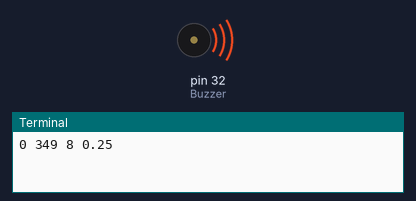
The program below on a simulated Raspberry Pi (header pin numbers). Shown: buzzer (waves = sounding), the last lines printed to the terminal. At 47.0 s the program stops and its outputs stay as they are.

Above: at 0.1 s.
At 39.1 s:
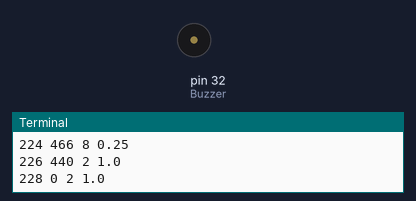
Timing chart, 0 to 40.0 s (numbered marks = the images above):
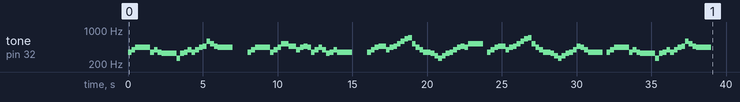

Measured:
- by itself, tone on pin 32 (Buzzer): plays 349 Hz for 0.25 s, 392 Hz for 0.25 s, 440 Hz for 1.0 s, 349 Hz for 0.25 s, 392 Hz for 0.25 s, 349 Hz for 0.25 s … (110 notes in this stretch)

The program:

raya.py
```python
#!/usr/bin/env python3
import RPi.GPIO as GPIO
import time

Buzzer = 32 #Define the pin of the buzzer

GPIO.setwarnings(False) #Ignore warning

REST = 0
NOTE_C4 = 262
NOTE_D4 = 294
NOTE_E4 = 330
NOTE_F4 = 349
NOTE_G4 = 392
NOTE_A4 = 440
NOTE_AS4 = 466
NOTE_B4 = 494

NOTE_C5 = 523
NOTE_D5 = 587
NOTE_E5 = 659
NOTE_F5 = 698
NOTE_G5 = 784
NOTE_A5 = 880
NOTE_B5 = 988

raya_song = [
  NOTE_F4, 8, NOTE_G4, 8, NOTE_A4, 2, NOTE_F4, 8, NOTE_G4, 8, NOTE_F4, 8, NOTE_E4, 2, NOTE_C4, 8,
  NOTE_E4, 8, NOTE_F4, 8, NOTE_G4, 8, NOTE_F4, 8, NOTE_G4, 8, NOTE_A4, 8, NOTE_AS4, 8, NOTE_D5, 8,
  NOTE_C5, 8, NOTE_AS4, 8, NOTE_A4, 2, REST, 2, NOTE_F4, 8, NOTE_G4, 8, NOTE_A4, 2, NOTE_F4, 8,
  NOTE_G4, 8, NOTE_A4, 8, NOTE_C5, 4, NOTE_AS4, 4 , NOTE_G4, 8, NOTE_A4, 8, NOTE_AS4, 8, NOTE_A4, 8,
  NOTE_F4, 8, NOTE_G4, 8, NOTE_A4, 8, NOTE_G4, 8, NOTE_E4, 8, NOTE_F4, 8, NOTE_G4, 8, NOTE_F4, 2, REST, 2,
  NOTE_F4, 8, NOTE_G4, 8, NOTE_A4, 8, NOTE_AS4, 4, NOTE_G4, 8, NOTE_A4, 8, NOTE_AS4, 8, NOTE_C5, 8,
  NOTE_D5, 8, NOTE_E5, 8, NOTE_F5, 8, NOTE_C5, 8, NOTE_A4, 8, NOTE_G4, 8, NOTE_F4, 4 , NOTE_E4, 8,
  NOTE_D4, 8, NOTE_C4, 8, NOTE_D4, 8, NOTE_E4, 8, NOTE_F4, 8, NOTE_G4, 8, NOTE_A4, 8, NOTE_AS4, 8,
  NOTE_A4, 8, NOTE_C5, 2, REST, 8, NOTE_F4, 8, NOTE_G4, 8, NOTE_A4, 8, NOTE_AS4, 4, NOTE_G4, 8, NOTE_A4, 8,
  NOTE_AS4, 8, NOTE_C5, 8, NOTE_D5, 8, NOTE_E5, 8, NOTE_F5, 8, NOTE_C5, 8, NOTE_A4, 8, NOTE_G4, 8,
  NOTE_F4, 4, NOTE_E4, 8, NOTE_D4, 8, NOTE_C4, 8, NOTE_D4, 8, NOTE_E4, 8, NOTE_F4, 8, NOTE_G4, 8,
  NOTE_AS4, 8, NOTE_A4, 8, NOTE_G4, 8, NOTE_F4, 2, REST, 8, NOTE_F4, 8, NOTE_G4, 8, NOTE_A4, 2, NOTE_F4, 8,
  NOTE_G4, 8, NOTE_F4, 8, NOTE_E4, 2, NOTE_C4, 8, NOTE_E4, 8, NOTE_F4, 8, NOTE_G4, 8, NOTE_F4, 8, NOTE_G4, 8,
  NOTE_A4, 8, NOTE_AS4, 8, NOTE_D5, 8, NOTE_C5, 8, NOTE_AS4, 8, NOTE_A4, 2, REST, 2, NOTE_F4, 8, NOTE_G4, 8,
  NOTE_A4, 2, NOTE_F4, 8, NOTE_G4, 8, NOTE_A4, 8, NOTE_C5, 4, NOTE_AS4, 4, NOTE_G4, 8, NOTE_A4, 8, NOTE_AS4, 8,
  NOTE_A4, 8, NOTE_F4, 8, NOTE_G4, 8, NOTE_A4, 8, NOTE_G4, 8, NOTE_E4, 8, NOTE_F4, 8, NOTE_G4, 8, NOTE_F4, 2
]

def setup():
	GPIO.setmode(GPIO.BOARD)      #Set the GPIO port to BIARD encoding mode
	GPIO.setup(Buzzer, GPIO.OUT)  #The pin of the buzzer is set to output mode
	global Buzz
	Buzz = GPIO.PWM(Buzzer, 440)
	Buzz.start(50)

def run():
	for i in range(0, len(raya_song), 2):
		fre = raya_song[i]
		note = raya_song[i+1]
		dur = (4 / note) * 0.5
		print(i,fre,note,dur)
		if fre>0:
			Buzz.ChangeFrequency(fre)
			time.sleep(dur)
		else:
			Buzz.stop()
			time.sleep(dur)
			Buzz.start(50)

if __name__ == '__main__':
	setup()
	try:
		run()
	except KeyboardInterrupt:
		GPIO.cleanup()
		print("Ending")
```
